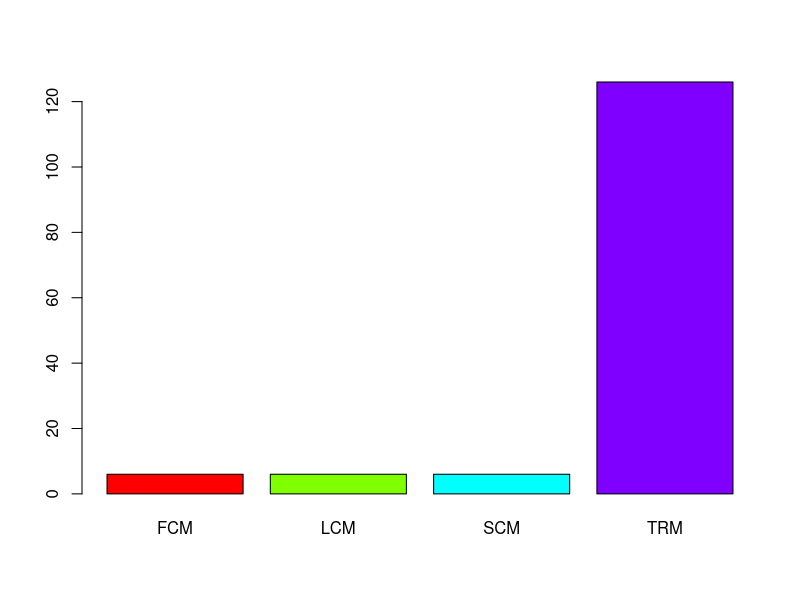
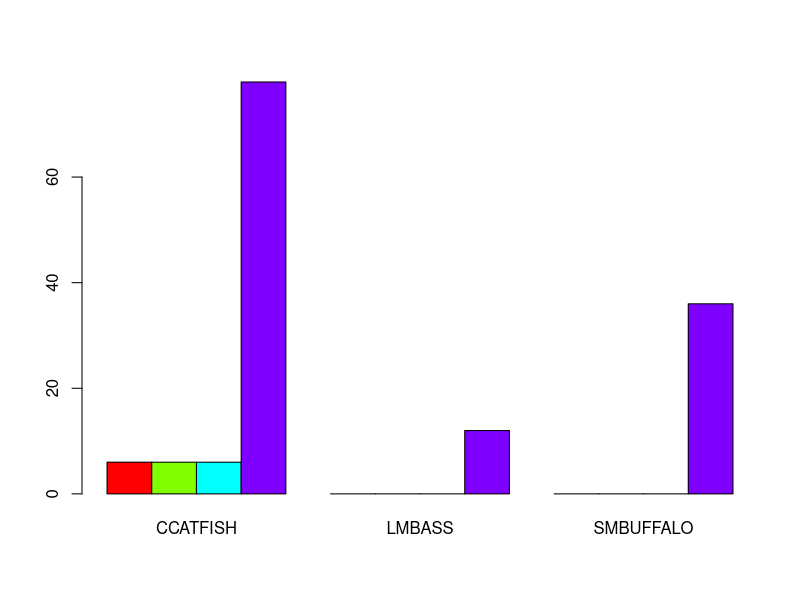
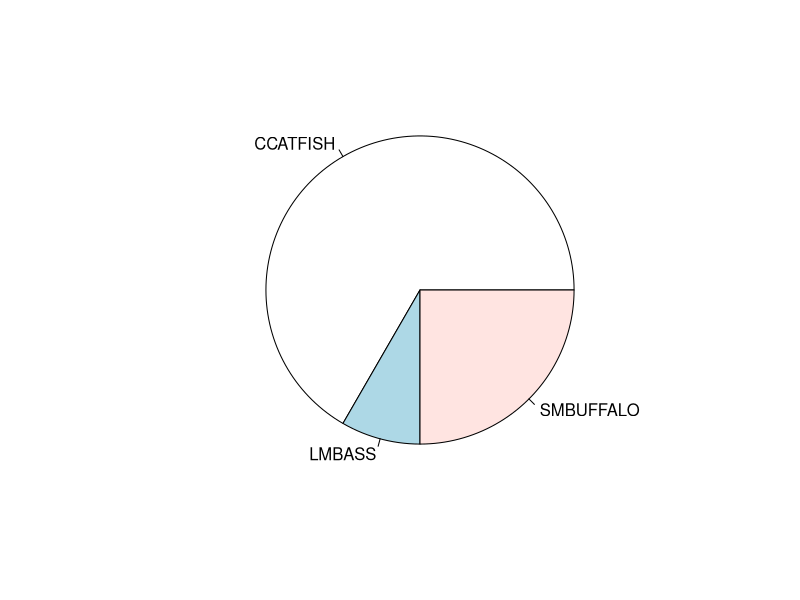
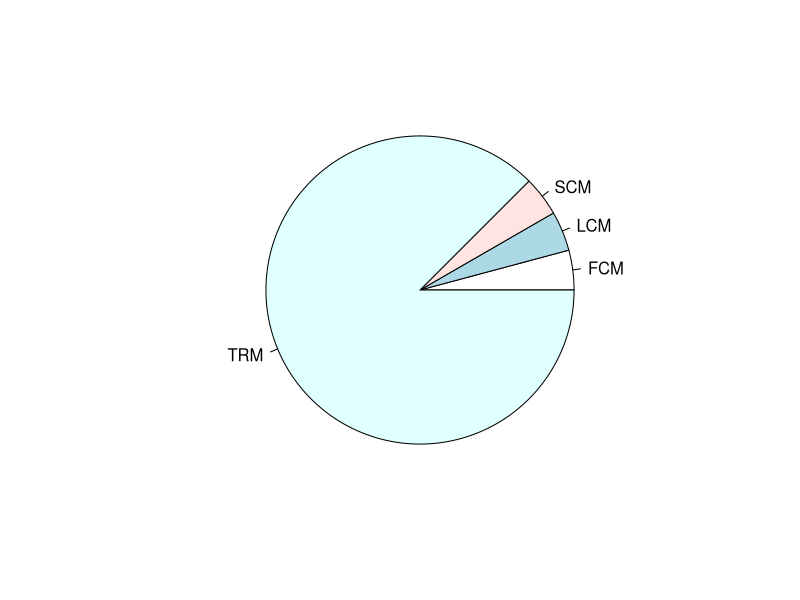
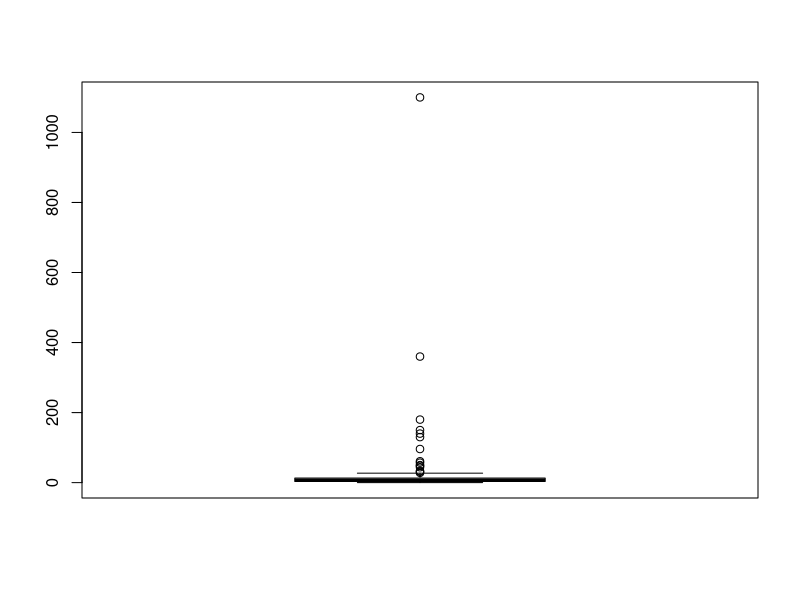
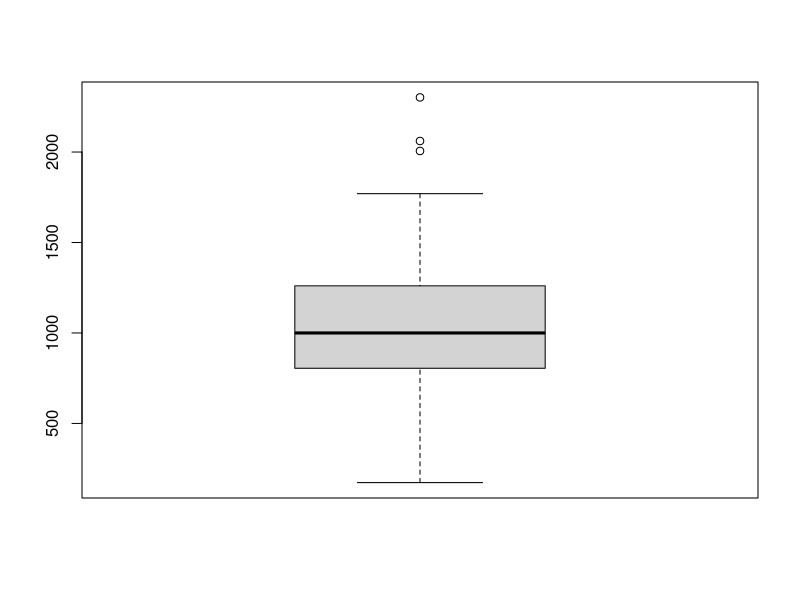
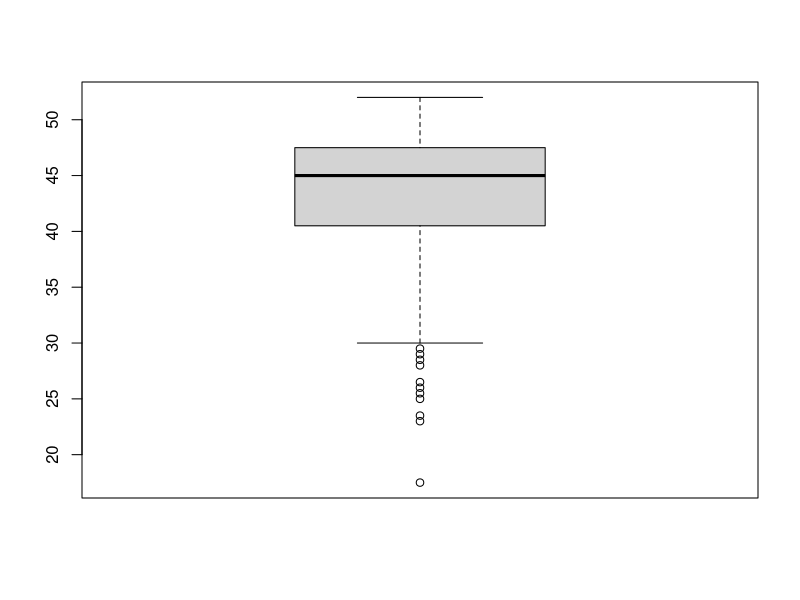
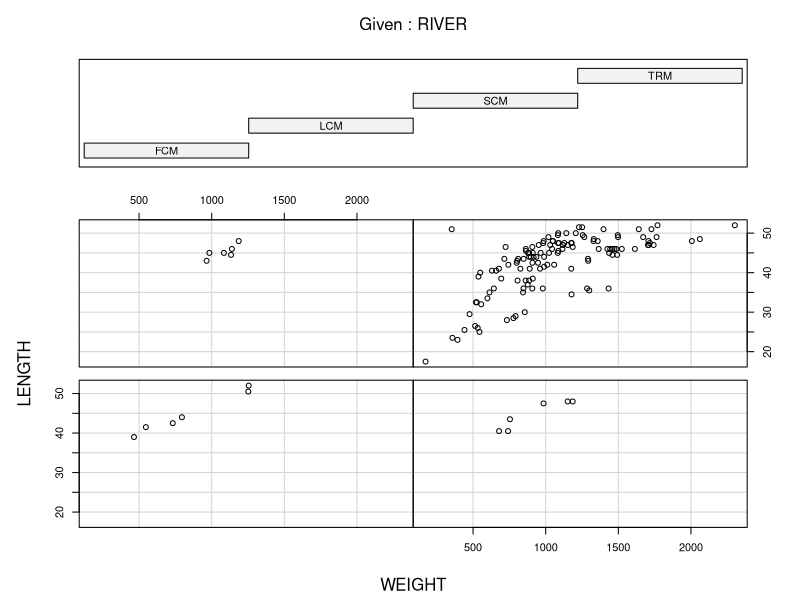

The R script that drew these images, in order:
## ---- chunk 1
knitr::opts_chunk$set(echo = TRUE)
## ---- chunk 2
getwd()
## ---- chunk 3
ddt <- read.csv("DDT-1.csv")
head(ddt)
## ---- chunk 4
cat('RIVER', 'SPECIES')
## ---- chunk 5
cat('MILE', 'LENGTH', 'WIDTH', 'DDT')
## ---- chunk 6
numSpec <- length(unique(ddt$SPECIES))
cat(numSpec)
## ---- chunk 7
with(ddt, ddt[SPECIES == 'LMBASS' & WEIGHT > 800,])
## ---- chunk 8
with(ddt, ddt[RIVER == 'SCM' & DDT > 4.0,])
## ---- chunk 9
mean(ddt$LENGTH)
## ---- chunk 10
sd(ddt$WEIGHT)
## ---- chunk 11
riverTable=table(ddt$RIVER)
## ---- chunk 12
barplot(riverTable,beside=TRUE,col=rainbow(4))
## ---- chunk 13
riverSpecies=table(ddt$RIVER,ddt$SPECIES)
## ---- chunk 14
barplot(riverSpecies,beside=TRUE,col=rainbow(4))
## ---- chunk 15
pie(with(ddt,table(SPECIES)))
## ---- chunk 16
pie(with(ddt,table(RIVER)))
## ---- chunk 17
with(ddt,boxplot(DDT))
## ---- chunk 18
with(ddt,boxplot(WEIGHT))
## ---- chunk 19
with(ddt,boxplot(LENGTH))
## ---- chunk 20
with(ddt,coplot(LENGTH~WEIGHT|RIVER))
## ---- chunk 21
with(ddt,coplot(DDT~WEIGHT|SPECIES))
## ---- chunk 22
library(ggplot2)
ggplot(ddt, aes(x = SPECIES,
                y = WEIGHT,
                fill = RIVER)) + 
  geom_boxplot() + ggtitle('Kaden DuBois')

## ---- chunk 23
library(ggplot2)
ggplot(ddt, aes(x = RIVER,
                y = LENGTH,
                fill = SPECIES)) +
  geom_violin() + ggtitle('Kaden DuBois')
## ---- chunk 24
library(ggplot2)
ggplot(ddt, aes(x = WEIGHT,
                y = LENGTH,
                color = SPECIES)) +
  geom_point() + ggtitle('Kaden DuBois')
